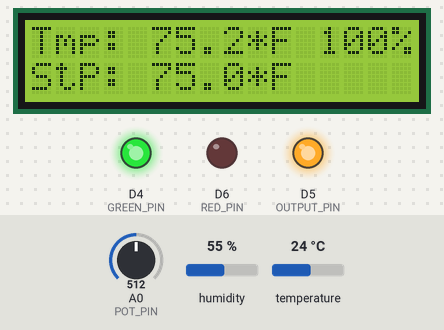
Simulated run of this sketch. Board: ESP8266 (NodeMCU). Parts: 16×2 character LCD, output pins drawn as LEDs (lit = HIGH). The inputs (shaded band) are chosen by the test bench; at power-on: temperature 24 °C, A0 (POT_PIN) = 512, humidity 55 %. What the sketch prints to the serial monitor is not drawn.

Above: at 1.2 s.
1.3 s: temperature set to 19 °C
At 4.2 s:
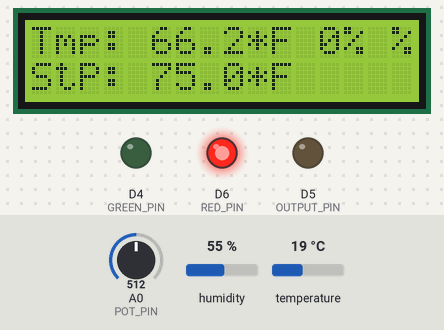
5.9 s: A0 (POT_PIN) set to 306
At 7.7 s:
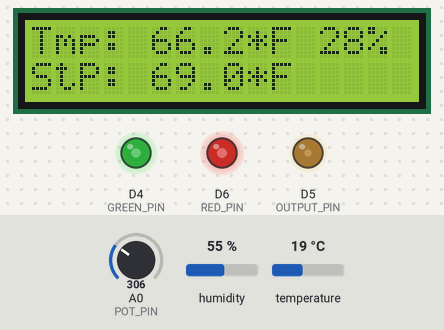
8.0 s: temperature set to 12 °C
At 9.8 s:
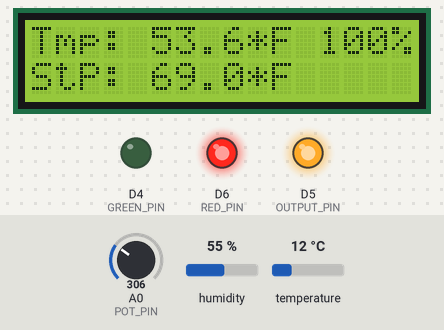
10.1 s: A0 (POT_PIN) set to 0
At 13.2 s:
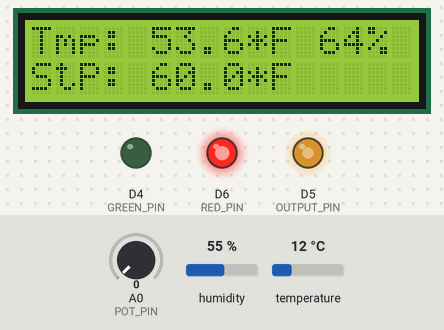
13.6 s: temperature set to 28 °C
At 15.3 s:
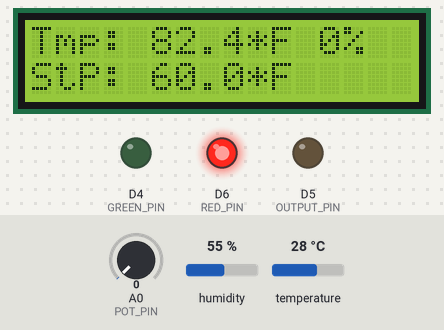
15.7 s: A0 (POT_PIN) set to 618
At 16.6 s:
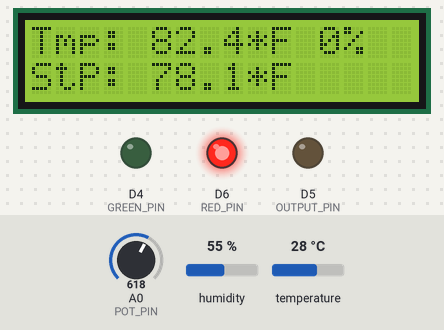
17.3 s: A0 (POT_PIN) set to 628
Timing chart, 0 to 19.8 s (numbered marks = the images above; inputs shaded):
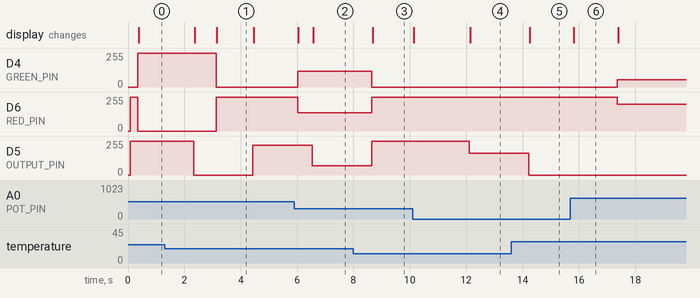

Measured:
- after the input at 1.3 s, D4 (GREEN_PIN): 255/255 → 0/255 after 1.8 s; D6 (RED_PIN): 0/255 → 255/255 after 1.8 s; the display: first differs from a run without the input after 1.9 s (image 1)
- after the input at 5.9 s, D4 (GREEN_PIN): 0/255 → 117/255 after 0.12 s; D6 (RED_PIN): 255/255 → 138/255 after 0.12 s; D5 (OUTPUT_PIN): 224/255 → 68/255 after 0.64 s; the display: first changes after 0.15 s (image 2 shows a later state)
- after the input at 8.0 s, D4 (GREEN_PIN): 117/255 → 0/255 after 0.66 s; D6 (RED_PIN): 138/255 → 255/255 after 0.66 s; D5 (OUTPUT_PIN): 68/255 → 255/255 after 0.66 s; the display: changes after 0.69 s (image 3)
- after the input at 10.1 s, D5 (OUTPUT_PIN): 255/255 → 163/255 after 2.0 s; the display: first changes after 0.05 s (image 4 shows a later state)
- after the input at 13.6 s, D5 (OUTPUT_PIN): 163/255 → 0/255 after 0.62 s; the display: changes after 0.65 s (image 5)
- after the input at 15.7 s, the display: changes after 0.12 s (image 6)
- after the input at 17.3 s, D4 (GREEN_PIN): 0/255 → 56/255 after 0.07 s; D6 (RED_PIN): 255/255 → 199/255 after 0.07 s

The sketch:

ProofingBox.ino
```cpp
#include <Arduino.h>
#include <DHT.h>
#include <LiquidCrystal_I2C.h>
#include <AutoPID.h>
#include <RBDdimmer.h>

// So the controller starts sooner
unsigned long updateTimer = 1900;

// Define all pins here
#define BUILTIN_LED D0
#define POT_PIN A0
#define RED_PIN D6
#define GREEN_PIN D4
#define OUTPUT_PIN D5
#define ZC_PIN D7
#define DHTPIN D3
#define DHTTYPE DHT22

// PID Tuning
#define OUTPUT_MIN 0
#define OUTPUT_MAX 100
#define KP 10
#define KI 0
#define KD 0

// Creating neccesary objects
DHT dht(DHTPIN, DHTTYPE);
LiquidCrystal_I2C lcd(0x27, 16, 2);
dimmerLamp dimmer(OUTPUT_PIN, ZC_PIN);
double temperature, humidity, setPoint, outputVal;
AutoPID myPID(&temperature, &setPoint, &outputVal, OUTPUT_MIN, OUTPUT_MAX, KP, KI, KD);

// map but supports floating point
float floatMap(float x, float in_min, float in_max, float out_min, float out_max)
{
  return (x - in_min) * (out_max - out_min) / (in_max - in_min) + out_min;
}

void setup() {
  Serial.begin(9600);

  pinMode(RED_PIN, OUTPUT);
  pinMode(GREEN_PIN, OUTPUT);
  pinMode(OUTPUT_PIN, OUTPUT);

  dht.begin();       // Begin DHT Reader

  lcd.init();
  lcd.backlight();
  lcd.setCursor(0, 0);
  lcd.print("Initializing!");

  Serial.println("Dimmer Program is starting...");
  dimmer.begin(NORMAL_MODE, ON);
  Serial.println("Dimmer Program started");

  myPID.setBangBang(10); // 10 degrees from setpoint absolute will set to 100% or 0%
  myPID.setTimeStep(2000); // PID updates every 2 seconds
}

void loop() {

  // Getting setpoint
  int analogValue = analogRead(POT_PIN);
  setPoint = floatMap(analogValue, 0, 1023, 60, 90);

  // Read temperature every 2 seconds. Sends data over serial for plotting and tuning
  if (updateTimer > 2000) {
    humidity = dht.readHumidity();
    temperature = dht.readTemperature(true);

    Serial.print(temperature);
    Serial.print(" ");
    Serial.print(setPoint);
    Serial.print(" ");
    Serial.print(humidity);
    Serial.print(" ");
    Serial.println(outputVal);

    updateTimer = 0;

    // In case of error
    if (isnan(humidity) || isnan(temperature)) {
      Serial.println("Failed to read from DHT sensor!");
      lcd.clear();
      lcd.print("Sensor Fail");
      return;
    } else {
    }
  }

  // Run the PID, then set dimmer to output correct power
  myPID.run();
  dimmer.setPower(outputVal);
  double tempDiff = abs(temperature - setPoint);

  // Status LED, shows green and shades of yellow to red depending on nearness to setpoint
  if (tempDiff > 4) {
    digitalWrite(RED_PIN, HIGH);
    digitalWrite(GREEN_PIN, LOW);
  } else if (tempDiff < 1) {
    digitalWrite(GREEN_PIN, HIGH);
    digitalWrite(RED_PIN, LOW);
  } else {
    analogWrite(RED_PIN, 50*tempDiff);
    analogWrite(GREEN_PIN, 256-(50*tempDiff));
  }


  // LCD shows setpoint, temperature, and current power
  lcd.setCursor(0, 0);
  lcd.print("Tmp: " + String(temperature, 1) + "*F " + String(outputVal, 0) + "% ");

  lcd.setCursor(0, 1);
  lcd.print("StP: " + String(setPoint, 1) + "*F      ");

  // Increment time by .1 seconds
  delay(100);
  updateTimer += 100;
}
```
